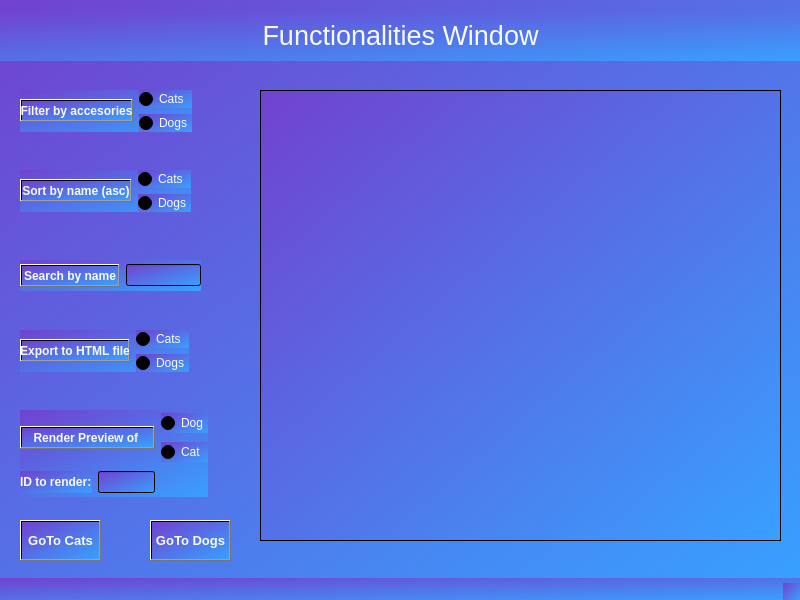
<?xml version="1.0" encoding="UTF-8"?>
<ui version="4.0">
 <class>FuncWindow</class>
 <widget class="QMainWindow" name="FuncWindow">
  <property name="geometry">
   <rect>
    <x>0</x>
    <y>0</y>
    <width>800</width>
    <height>600</height>
   </rect>
  </property>
  <property name="windowTitle">
   <string>FuncWindow</string>
  </property>
  <property name="styleSheet">
   <string notr="true">background-color: qlineargradient(spread:pad, x1:0, y1:0, x2:1, y2:1, stop:0 rgba(113, 66, 207, 255), stop:1 rgba(56, 160, 255, 255));</string>
  </property>
  <widget class="QWidget" name="centralwidget">
   <widget class="QLabel" name="label">
    <property name="geometry">
     <rect>
      <x>0</x>
      <y>10</y>
      <width>801</width>
      <height>51</height>
     </rect>
    </property>
    <property name="font">
     <font>
      <pointsize>20</pointsize>
     </font>
    </property>
    <property name="styleSheet">
     <string notr="true">color: rgb(250, 250, 250);</string>
    </property>
    <property name="text">
     <string>Functionalities Window</string>
    </property>
    <property name="alignment">
     <set>Qt::AlignCenter</set>
    </property>
   </widget>
   <widget class="QWidget" name="verticalLayoutWidget">
    <property name="geometry">
     <rect>
      <x>260</x>
      <y>90</y>
      <width>521</width>
      <height>451</height>
     </rect>
    </property>
    <layout class="QVBoxLayout" name="verticalLayout">
     <item>
      <widget class="QListWidget" name="listWidget"/>
     </item>
    </layout>
   </widget>
   <widget class="QPushButton" name="GoToCatsButton">
    <property name="geometry">
     <rect>
      <x>20</x>
      <y>520</y>
      <width>81</width>
      <height>41</height>
     </rect>
    </property>
    <property name="font">
     <font>
      <pointsize>10</pointsize>
      <weight>75</weight>
      <bold>true</bold>
     </font>
    </property>
    <property name="styleSheet">
     <string notr="true">color: rgb(250, 250, 250);</string>
    </property>
    <property name="text">
     <string>GoTo Cats</string>
    </property>
   </widget>
   <widget class="QPushButton" name="pushButton_7">
    <property name="geometry">
     <rect>
      <x>150</x>
      <y>520</y>
      <width>81</width>
      <height>41</height>
     </rect>
    </property>
    <property name="font">
     <font>
      <pointsize>10</pointsize>
      <weight>75</weight>
      <bold>true</bold>
     </font>
    </property>
    <property name="styleSheet">
     <string notr="true">color: rgb(250, 250, 250);</string>
    </property>
    <property name="text">
     <string>GoTo Dogs</string>
    </property>
   </widget>
   <widget class="QWidget" name="layoutWidget">
    <property name="geometry">
     <rect>
      <x>20</x>
      <y>90</y>
      <width>172</width>
      <height>42</height>
     </rect>
    </property>
    <layout class="QGridLayout" name="gridLayout">
     <item row="0" column="0" rowspan="2">
      <widget class="QPushButton" name="FilterButton">
       <property name="font">
        <font>
         <weight>75</weight>
         <bold>true</bold>
        </font>
       </property>
       <property name="styleSheet">
        <string notr="true">color: rgb(250, 250, 250);</string>
       </property>
       <property name="text">
        <string>Filter by accesories</string>
       </property>
      </widget>
     </item>
     <item row="0" column="1">
      <widget class="QRadioButton" name="radioButton">
       <property name="styleSheet">
        <string notr="true">color: rgb(250, 250, 250);</string>
       </property>
       <property name="text">
        <string>Cats</string>
       </property>
      </widget>
     </item>
     <item row="1" column="1">
      <widget class="QRadioButton" name="radioButton_2">
       <property name="styleSheet">
        <string notr="true">color: rgb(250, 250, 250);</string>
       </property>
       <property name="text">
        <string>Dogs</string>
       </property>
      </widget>
     </item>
    </layout>
   </widget>
   <widget class="QWidget" name="layoutWidget">
    <property name="geometry">
     <rect>
      <x>20</x>
      <y>170</y>
      <width>171</width>
      <height>42</height>
     </rect>
    </property>
    <layout class="QGridLayout" name="gridLayout_2">
     <item row="0" column="0" rowspan="2">
      <widget class="QPushButton" name="SortButton">
       <property name="font">
        <font>
         <weight>75</weight>
         <bold>true</bold>
        </font>
       </property>
       <property name="styleSheet">
        <string notr="true">color: rgb(250, 250, 250);</string>
       </property>
       <property name="text">
        <string>Sort by name (asc)</string>
       </property>
      </widget>
     </item>
     <item row="0" column="1">
      <widget class="QRadioButton" name="radioButton_3">
       <property name="styleSheet">
        <string notr="true">color: rgb(250, 250, 250);</string>
       </property>
       <property name="text">
        <string>Cats</string>
       </property>
      </widget>
     </item>
     <item row="1" column="1">
      <widget class="QRadioButton" name="radioButton_4">
       <property name="styleSheet">
        <string notr="true">color: rgb(250, 250, 250);</string>
       </property>
       <property name="text">
        <string>Dogs</string>
       </property>
      </widget>
     </item>
    </layout>
   </widget>
   <widget class="QWidget" name="layoutWidget">
    <property name="geometry">
     <rect>
      <x>20</x>
      <y>330</y>
      <width>169</width>
      <height>42</height>
     </rect>
    </property>
    <layout class="QGridLayout" name="gridLayout_3">
     <item row="0" column="0" rowspan="2">
      <widget class="QPushButton" name="ExportButton">
       <property name="font">
        <font>
         <weight>75</weight>
         <bold>true</bold>
        </font>
       </property>
       <property name="styleSheet">
        <string notr="true">color: rgb(250, 250, 250);</string>
       </property>
       <property name="text">
        <string>Export to HTML file</string>
       </property>
      </widget>
     </item>
     <item row="0" column="1">
      <widget class="QRadioButton" name="radioButton_5">
       <property name="styleSheet">
        <string notr="true">color: rgb(250, 250, 250);</string>
       </property>
       <property name="text">
        <string>Cats</string>
       </property>
      </widget>
     </item>
     <item row="1" column="1">
      <widget class="QRadioButton" name="radioButton_6">
       <property name="styleSheet">
        <string notr="true">color: rgb(250, 250, 250);</string>
       </property>
       <property name="text">
        <string>Dogs</string>
       </property>
      </widget>
     </item>
    </layout>
   </widget>
   <widget class="QWidget" name="layoutWidget">
    <property name="geometry">
     <rect>
      <x>20</x>
      <y>410</y>
      <width>188</width>
      <height>87</height>
     </rect>
    </property>
    <layout class="QGridLayout" name="gridLayout_4">
     <item row="0" column="0" rowspan="2">
      <widget class="QPushButton" name="RenderButton">
       <property name="font">
        <font>
         <weight>75</weight>
         <bold>true</bold>
        </font>
       </property>
       <property name="styleSheet">
        <string notr="true">color: rgb(250, 250, 250);</string>
       </property>
       <property name="text">
        <string>Render Preview of </string>
       </property>
      </widget>
     </item>
     <item row="0" column="1">
      <widget class="QRadioButton" name="radioButton_8">
       <property name="styleSheet">
        <string notr="true">color: rgb(250, 250, 250);</string>
       </property>
       <property name="text">
        <string>Dog</string>
       </property>
      </widget>
     </item>
     <item row="1" column="1">
      <widget class="QRadioButton" name="radioButton_7">
       <property name="styleSheet">
        <string notr="true">color: rgb(250, 250, 250);</string>
       </property>
       <property name="text">
        <string>Cat</string>
       </property>
      </widget>
     </item>
     <item row="2" column="0">
      <layout class="QGridLayout" name="gridLayout_5">
       <item row="0" column="1">
        <widget class="QLineEdit" name="IDRenderLine">
         <property name="styleSheet">
          <string notr="true">color: rgb(250, 250, 250);</string>
         </property>
        </widget>
       </item>
       <item row="0" column="0">
        <widget class="QLabel" name="label_2">
         <property name="font">
          <font>
           <weight>75</weight>
           <bold>true</bold>
          </font>
         </property>
         <property name="styleSheet">
          <string notr="true">color: rgb(250, 250, 250);</string>
         </property>
         <property name="text">
          <string>ID to render:</string>
         </property>
        </widget>
       </item>
      </layout>
     </item>
    </layout>
   </widget>
   <widget class="QWidget" name="">
    <property name="geometry">
     <rect>
      <x>20</x>
      <y>260</y>
      <width>181</width>
      <height>31</height>
     </rect>
    </property>
    <layout class="QGridLayout" name="gridLayout_6">
     <item row="0" column="0">
      <widget class="QPushButton" name="SearchButton">
       <property name="font">
        <font>
         <weight>75</weight>
         <bold>true</bold>
        </font>
       </property>
       <property name="styleSheet">
        <string notr="true">color: rgb(250, 250, 250);</string>
       </property>
       <property name="text">
        <string>Search by name</string>
       </property>
      </widget>
     </item>
     <item row="0" column="1">
      <widget class="QLineEdit" name="SearchNameLine"/>
     </item>
    </layout>
   </widget>
  </widget>
  <widget class="QMenuBar" name="menubar">
   <property name="geometry">
    <rect>
     <x>0</x>
     <y>0</y>
     <width>800</width>
     <height>21</height>
    </rect>
   </property>
  </widget>
  <widget class="QStatusBar" name="statusbar"/>
 </widget>
 <resources/>
 <connections/>
</ui>
